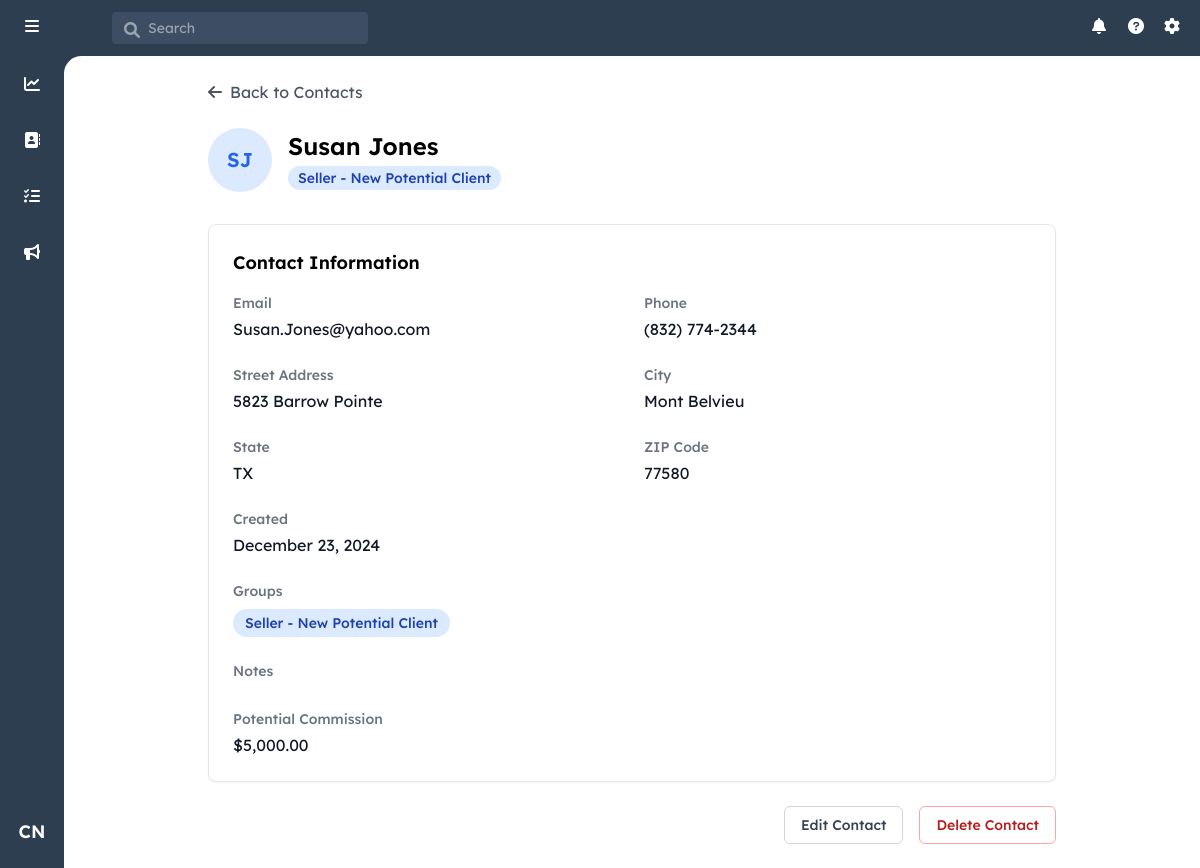
/contact/11 (signed in), run on the app's committed database.
### models.py (models this page shows, shortened)
class User(UserMixin, db.Model):
    id = db.Column(db.Integer, primary_key=True)
    username = db.Column(db.String(80), unique=True, nullable=False)
    email = db.Column(db.String(120), unique=True, nullable=False)
    password_hash = db.Column(db.String(128))
    first_name = db.Column(db.String(80), nullable=False)
    last_name = db.Column(db.String(80), nullable=False)
    role = db.Column(db.String(20), nullable=False, default='agent')
    created_at = db.Column(db.DateTime, nullable=False, default=datetime.utcnow)
    last_login = db.Column(db.DateTime)

class Contact(db.Model):
    id = db.Column(db.Integer, primary_key=True)
    user_id = db.Column(db.Integer, db.ForeignKey('user.id'), nullable=False)
    first_name = db.Column(db.String(80), nullable=False)
    last_name = db.Column(db.String(80), nullable=False)
    email = db.Column(db.String(120))
    phone = db.Column(db.String(20))
    street_address = db.Column(db.String(200))
    city = db.Column(db.String(100))
    state = db.Column(db.String(50))
    zip_code = db.Column(db.String(20))
    notes = db.Column(db.Text)
    created_at = db.Column(db.DateTime, nullable=False, default=datetime.utcnow)
    updated_at = db.Column(db.DateTime, nullable=False, default=datetime.utcnow,
                          onupdate=datetime.utcnow)
    potential_commission = db.Column(db.Numeric(10, 2), nullable=False, default=5000.00)
    owner = db.relationship('User', backref=db.backref('contacts', lazy=True))
    groups = db.relationship('ContactGroup',
                           secondary=contact_groups,
                           back_populates='contacts',
                           lazy='joined')

class ContactGroup(db.Model):
    id = db.Column(db.Integer, primary_key=True)
    name = db.Column(db.String(100), unique=True, nullable=False)
    category = db.Column(db.String(50), nullable=False)
    sort_order = db.Column(db.Integer, nullable=False)
    created_at = db.Column(db.DateTime, nullable=False, default=datetime.utcnow)
    contacts = db.relationship('Contact',
                             secondary=contact_groups,
                             back_populates='groups',
                             lazy='dynamic')

### app.py (the view)
    @app.route('/contact/<int:contact_id>')
    @login_required
    def view_contact(contact_id):
        contact = Contact.query.get_or_404(contact_id)
        if not current_user.role == 'admin' and contact.user_id != current_user.id:
            abort(403)
        all_groups = ContactGroup.query.all()
        return render_template('view_contact.html', contact=contact, all_groups=all_groups)

### templates/view_contact.html (shortened to what this page needs)
{% extends "base.html" %}
{% block content %}
<div class="p-6 max-w-4xl mx-auto">
    <div class="flex items-center mb-6">
        <a href="{{ url_for('index') if request.args.get('source') != 'dashboard' else url_for('dashboard') }}"
           class="flex items-center text-gray-600 hover:text-gray-800">
            <i class="fas fa-arrow-left mr-2"></i>
            Back to {{ 'Dashboard' if request.args.get('source') == 'dashboard' else 'Contacts' }}
        </a>
    </div>
    <div class="flex items-center mb-8">
        <div class="w-16 h-16 rounded-full bg-blue-100 flex items-center justify-center text-xl font-semibold text-blue-600 mr-4">
            {{ contact.first_name[0] }}{{ contact.last_name[0] }}
        </div>
        <div>
            <h1 id="viewContactName" class="text-2xl font-semibold">{{ contact.first_name }} {{ contact.last_name }}</h1>
            <div class="flex flex-wrap gap-2 mt-1">
                {% for group in contact.groups %}
                    <span class="inline-flex items-center px-2.5 py-0.5 rounded-full text-sm font-medium bg-blue-100 text-blue-800">
                        {{ group.name }}
                    </span>
                {% endfor %}
            </div>
        </div>
    </div>
    <div class="bg-white rounded-lg border shadow-sm">
        <div class="p-6">
            <h2 class="text-lg font-semibold mb-4">Contact Information</h2>
            <div id="viewContactInfo">
                <div class="grid grid-cols-1 md:grid-cols-2 gap-6">
                    <div>
                        <h3 class="text-sm font-medium text-gray-500 mb-1">Email</h3>
                        <p class="text-gray-900">{{ contact.email }}</p>
                    </div>
                    <div>
                        <h3 class="text-sm font-medium text-gray-500 mb-1">Phone</h3>
                        <p class="text-gray-900">{{ contact.phone }}</p>
                    </div>
                    <div>
                        <h3 class="text-sm font-medium text-gray-500 mb-1">Street Address</h3>
                        <p class="text-gray-900">{{ contact.street_address }}</p>
                    </div>
                    <div>
                        <h3 class="text-sm font-medium text-gray-500 mb-1">City</h3>
                        <p class="text-gray-900">{{ contact.city }}</p>
                    </div>
                    <div>
                        <h3 class="text-sm font-medium text-gray-500 mb-1">State</h3>
                        <p class="text-gray-900">{{ contact.state }}</p>
                    </div>
                    <div>
                        <h3 class="text-sm font-medium text-gray-500 mb-1">ZIP Code</h3>
                        <p class="text-gray-900">{{ contact.zip_code }}</p>
                    </div>
                    <div>
                        <h3 class="text-sm font-medium text-gray-500 mb-1">Created</h3>
                        <p class="text-gray-900">{{ contact.created_at.strftime('%B %d, %Y') }}</p>
                    </div>
                    <div class="md:col-span-2">
                        <h3 class="text-sm font-medium text-gray-500 mb-2">Groups</h3>
                        <div class="flex flex-wrap gap-2">
                            {% for group in contact.groups %}
                                <span class="inline-flex items-center px-3 py-1 rounded-full text-sm font-medium bg-blue-100 text-blue-800">
                                    {{ group.name }}
                                </span>
                            {% else %}
                                <span class="text-gray-500">No groups assigned</span>
                            {% endfor %}
                        </div>
                    </div>
                    <div class="md:col-span-2">
                        <h3 class="text-sm font-medium text-gray-500 mb-1">Notes</h3>
                    </div>
                    <div>
                        <h3 class="text-sm font-medium text-gray-500 mb-1">Potential Commission</h3>
                        <p class="text-gray-900">
                            {% if contact.potential_commission is not none %}
                                ${{ "{:,.2f}".format(contact.potential_commission|float) }}
                            {% else %}
                                $0.00
                            {% endif %}
                        </p>
                    </div>
                </div>
            </div>
        </div>
    </div>
    <div class="mt-6 flex justify-end space-x-4">
        <button id="editButton" onclick="toggleEditMode()"
                class="px-4 py-2 border border-gray-300 rounded-md text-sm font-medium text-gray-700 hover:bg-gray-50">
            Edit Contact
        </button>
        <button onclick="deleteContact()"
                class="px-4 py-2 border border-red-300 rounded-md text-sm font-medium text-red-700 hover:bg-red-50">
            Delete Contact
        </button>
    </div>
</div>
{% endblock %}

### templates/base.html (shortened to what this page needs)
<!DOCTYPE html>
<html lang="en">
<head>
    <script src="https://cdn.tailwindcss.com"></script>
    <link rel="stylesheet" href="https://cdnjs.cloudflare.com/ajax/libs/font-awesome/6.0.0/css/all.min.css">
</head>
<body class="h-screen flex flex-col bg-[#2d3e50]">
<header class="text-white h-14 flex items-center justify-between">
    <div class="flex items-center space-x-12">
        <div class="w-16 flex justify-center pl-1.5">
            <i class="fas fa-bars h-5 w-5"></i>
        </div>
        <div class="relative">
            <i class="fas fa-search h-4 w-4 absolute left-3 top-2.5 text-gray-400"></i>
            <input
                type="text"
                placeholder="Search"
                class="bg-[#3d4d63] text-sm rounded pl-9 pr-4 py-1.5 w-64 focus:outline-none"
            >
        </div>
    </div>
    <div class="flex items-center space-x-4 pr-4 relative">
        <i class="fas fa-bell h-5 w-5"></i>
        <i class="fas fa-question-circle h-5 w-5"></i>
        <i class="fas fa-cog h-5 w-5"></i>
    </div>
</header>
<div class="flex flex-1 overflow-hidden relative">
    <aside class="w-16 flex flex-col items-center py-4 z-10">
        <div class="relative group mb-8">
            <a href="{{ url_for('dashboard') }}" class="p-2.5 rounded-lg hover:bg-[#3d4d63]">
                <i class="fas fa-chart-line text-white"></i>
            </a>
        </div>
        <div class="relative group mb-8">
            <a href="{{ url_for('index') }}" class="p-2.5 rounded-lg hover:bg-[#3d4d63]">
                <i class="fas fa-address-book text-white"></i>
            </a>
        </div>
        <div class="relative group mb-8">
            <a href="{{ url_for('tasks') }}" class="p-2.5 rounded-lg hover:bg-[#3d4d63]">
                <i class="fas fa-tasks text-white"></i>
            </a>
        </div>
        <div class="relative group mb-8">
            <a href="#" class="p-2.5 rounded-lg hover:bg-[#3d4d63]">
                <i class="fas fa-bullhorn text-white"></i>
            </a>
        </div>
        {% if current_user.is_authenticated %}
            <div class="relative group">
                <button
                    id="userIcon"
                    class="w-10 h-10 rounded-full hover:bg-[#3d4d63] text-white flex items-center justify-center text-lg font-semibold transition-colors duration-200"
                >
                    {{ current_user.first_name[0] }}{{ current_user.last_name[0] }}
                </button>
            </div>
        {% endif %}
    </aside>
    <main class="flex-1 overflow-auto bg-white absolute inset-0 ml-16 rounded-tl-[1.1rem]">
        {% block content %}{% endblock %}
    </main>
</div>
</body>
</html>

### templates/base.html (style rules this page uses)
body { font-family: "Lexend Deca", Helvetica, Arial, sans-serif; }

### data on the page
User: first_name "C", last_name "N"
Contact: first_name "S", last_name "J", first_name "Susan", last_name "Jones", email "Susan.Jones@yahoo.com", phone "(832) 774-2344", street_address "5823 Barrow Pointe", city "Mont Belvieu", state "TX", zip_code "77580", created_at "December 23, 2024", potential_commission "5,000.00"
ContactGroup: name "Seller - New Potential Client"
